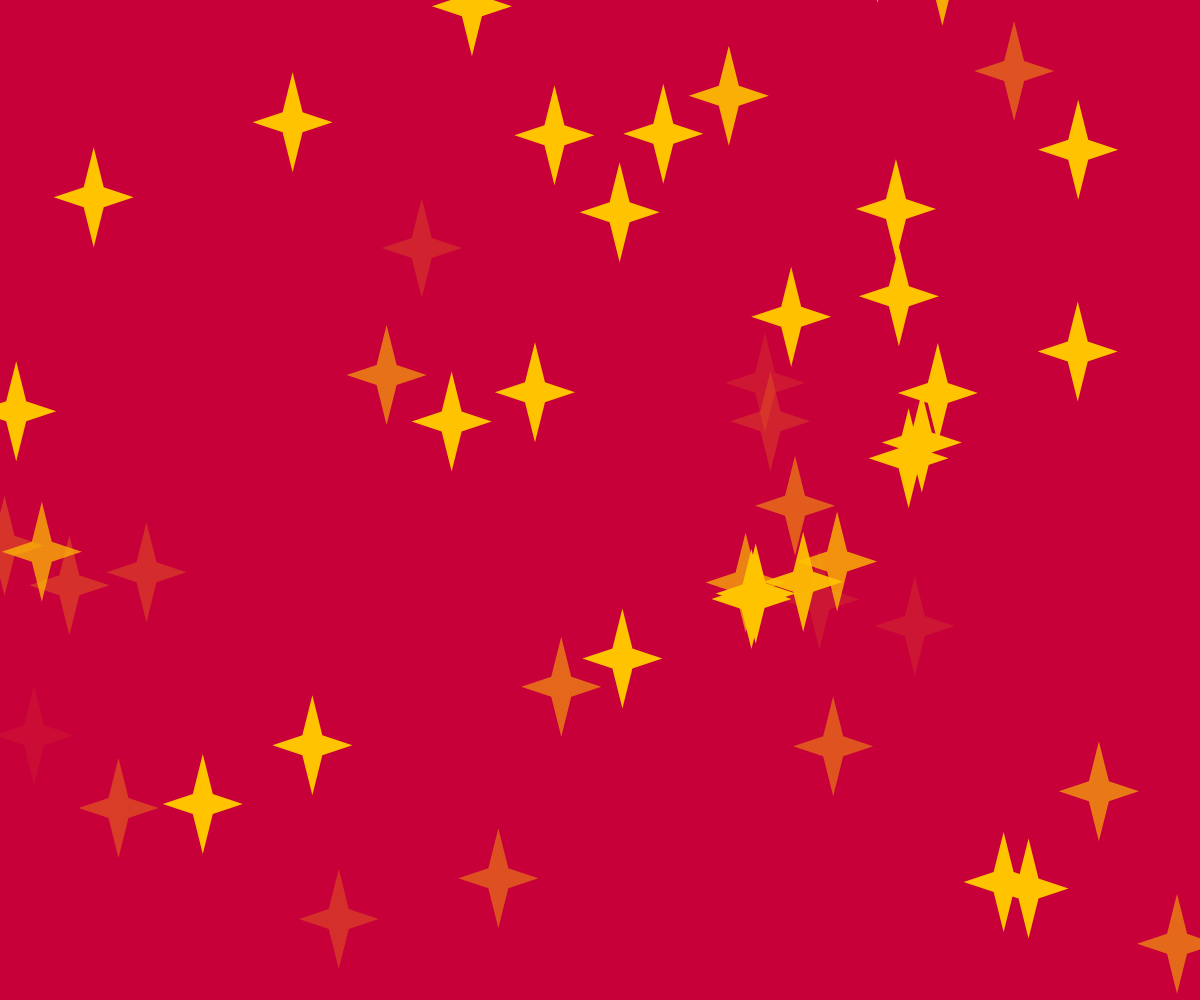
Frame 1 (no input)
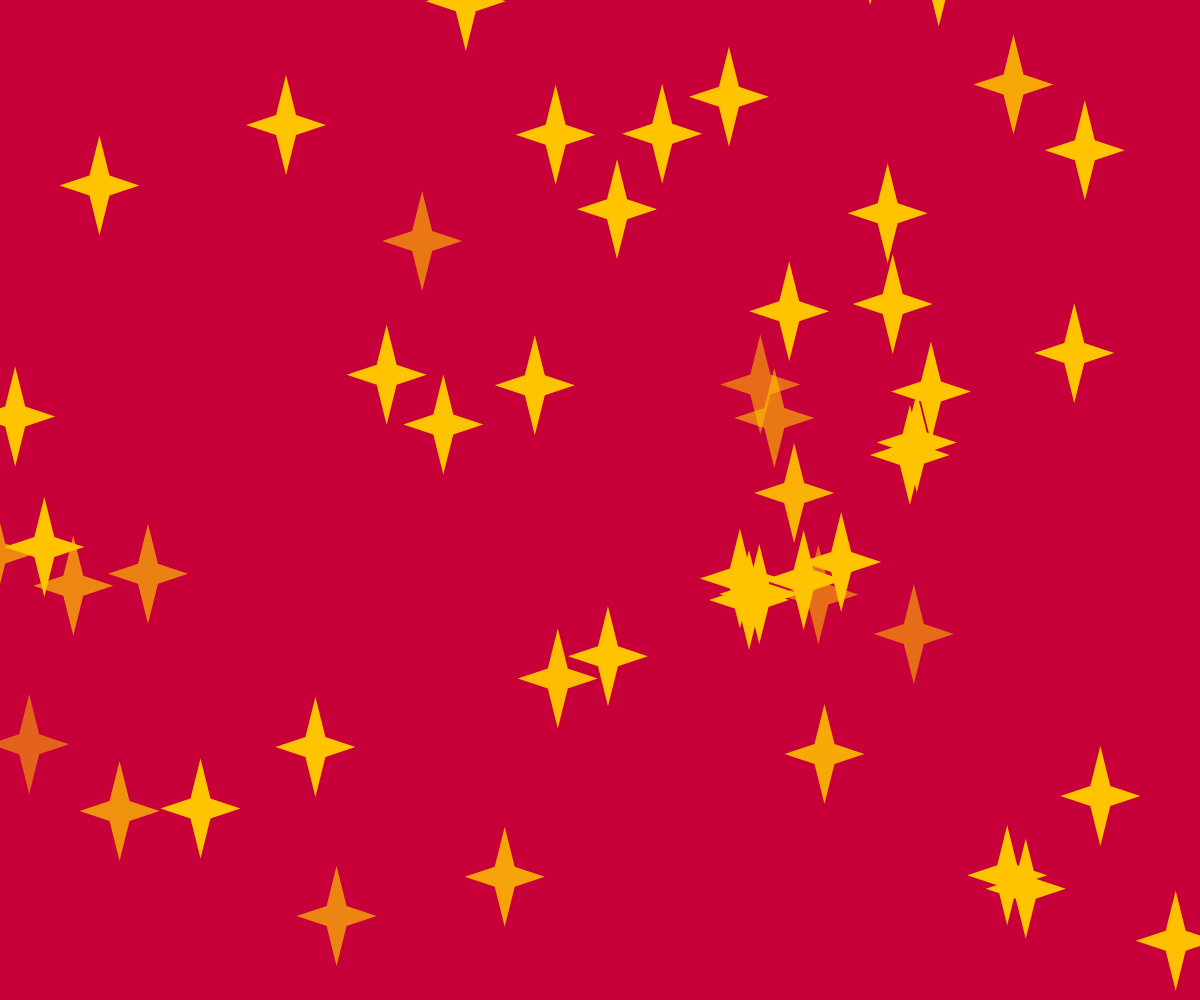
Frame 60 (no input)
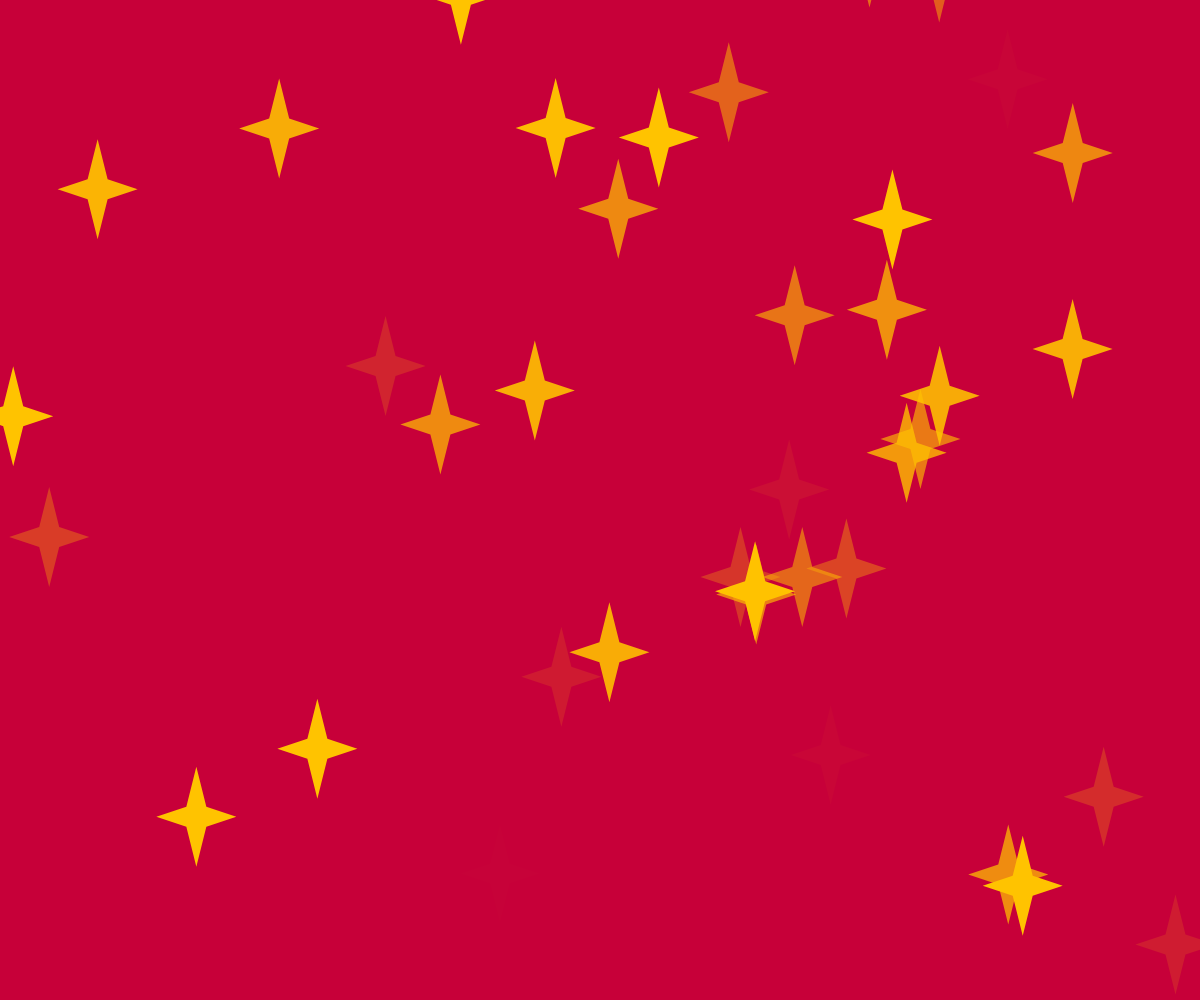
Frame 120 (the mouse pressed at the canvas centre since frame 60)

The p5.js sketch that drew these frames (run headless with seeded random() and noise() and a simulated clock; from frame 60 on, the mouse is pressed at the canvas centre):

// p5.js sketch
// ── sketch.js
var timer;
var stars = [];
function setup() {
  // put setup code here
  createCanvas(windowWidth, windowHeight);
  frameRate(30);
  noStroke();
  for (var i=0; i<50; i++) {
    stars[i] = new Twinkle(millis()/1000);
  }
}


function draw() {
  // put drawing code here
//  directionalLight(241, 121, 57, 400, 400, 30)
  background(199, 0, 57);
  timer = millis()/1000;
  for (var i=0; i < stars.length; i++) {
    stars[i].move();
    //stars[i].display();
    stars[i].disappear();
  }
}

function Twinkle(timer){
    this.cool = color(255, 195, 0);
    this.time = timer;
    this.alf = random(0, 400);
    this.scaler = random(.4, .7);

    this.x = random(windowWidth);
    this.y = random(windowHeight);
  //  this.diameter = random(10, 30);
    this.speed = 1;

 this.move = function() {
   this.x += random(-this.speed, this.speed);
   this.y += random(-this.speed, this.speed);
 };

this.disappear = function(){

    if (this.mouseOver){
      this.cool = color(231, 53, 133);
    }
    this.cool.setAlpha(this.alf + 128 * sin(millis() / 1000));
    fill(this.cool);
    drawTwinkle(this.x, this.y);

      };

    this.display = function(){
        fill(this.cool);
        drawTwinkle(this.x, this.y);
        if (this.time > 3){
          this.disappear();
          console.log("dissap");
        }
    };
  }

function drawTwinkle(a, b){
  beginShape();
  vertex(a, b);
  vertex(a-10, b-40);
  vertex(a-40, b-50);
  vertex(a-10, b-60);
  vertex(a, b - 100);
  vertex(a + 10, b - 60);
  vertex(a + 40, b - 50);
  vertex(a +10, b - 40);
  endShape(CLOSE);

}
